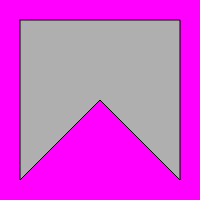
Frame 1 (no input)
Frame 60 (no input): identical to frame 1, image omitted
Frame 120 (the mouse pressed at the canvas centre since frame 60): identical to frame 1, image omitted

The p5.js sketch that drew this single still picture (run headless with seeded random() and noise() and a simulated clock; from frame 60 on, the mouse is pressed at the canvas centre):

// p5.js sketch
// ── sketch.js
function setup() {
	createCanvas(200, 200);
	background(255, 0, 255);
	stroke(0);
	fill(175);
	beginShape();
	vertex(20, 20);
	vertex(180, 20);
	vertex(180, 180);
	vertex(100, 100);
	vertex(20, 180);
	endShape(CLOSE);
}

function draw() {

}
